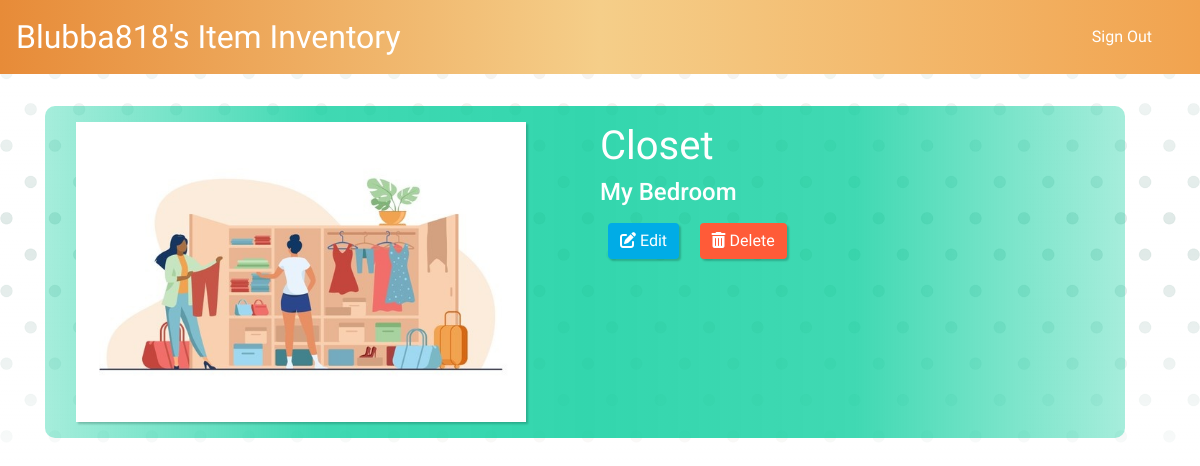
/items/location/1 (signed in), run on the app's committed database.
### items/models.py (models this page shows, shortened)
class Location(models.Model):
    name = models.CharField(max_length=200)
    image = models.ImageField(upload_to='images/', default='images/closet.jpg')
    room_id = models.ForeignKey(Room, on_delete=models.CASCADE)
    created_by = models.ForeignKey(User, on_delete=models.CASCADE)

class Room(models.Model):
    def __str__(self):
        return self.name
    name = models.CharField(max_length=200)
    image = models.ImageField(upload_to='images/', default='images/rooms.jpg')
    created_by = models.ForeignKey(User, on_delete=models.CASCADE)

### items/views.py (the view)
# urls.py: path('location/<int:item_id>', views.location_detail, name='location_detail'),
def location_detail(request, item_id):
    location = Location.objects.get(pk=item_id)
    context = {
        'location': location
    }
    return render(request, 'items/location-detail.html', context)

### items/templates/items/location-detail.html
{% extends 'items/base.html' %}
{% block body %}
    <div class="container">
        <div class="row">
            {% if location.created_by == user %}
            <div class="col-md-6">
                <img src="../../media/{{ location.image }}" height="300px" alt="">
            </div>
            <div class="col-md-6">
                <h1>{{ location.name }}</h1>
                <a href="{% url 'items:rooms' %}" class="item-link"><h4>{{ location.room_id }}</h4></a>
                <a href="{% url 'items:update_location' location.id %}" class="btn btn-primary"><i class="fas fa-edit"></i> Edit</a>
                <a href="{% url 'items:delete_location' location.id %}" class="btn btn-danger"><i class="fas fa-trash-alt"></i> Delete</a>
            </div>
            {% else %}
            <h3>You are not authorized to view this location!</h3>
            {% endif %}
        </div>
    </div>
{% endblock %}

### items/templates/items/base.html (shortened to what this page needs)
{% load static %}
<!doctype html>
<html lang="en">
<head>
    <link rel="stylesheet" href="{% static 'items/main.css' %}">
    <link rel="stylesheet" href="https://cdn.jsdelivr.net/npm/bootstrap@4.6.0/dist/css/bootstrap.min.css">
</head>
<body>
    <nav class="navbar navbar-dark bg-dark">
        <a href="{% url 'items:index' %}" class="navbar-brand">{% if user.is_authenticated %}{{ user.username }}'s{% endif %} Item Inventory</a>
        <div class="navbar">
            {% if user.is_authenticated %}
                <a href="{% url 'logout' %}" class="nav-item nav-link">Sign Out</a>
            {% else %}
                <a href="{% url 'login' %}" class="nav-item nav-link">Sign In</a>
                <a href="{% url 'register' %}" class="nav-item nav-link">Register</a>
            {% endif %}
        </div>
    </nav>
<div class="container">
    {% url 'login' as login %}
    {% url 'logout' as logout %}
    {% url 'register' as register %}
    {% if user.is_authenticated or request.path == login or request.path == logout or request.path == register %}
        {% block body %}
        {% endblock %}
    {% else %}
        <h5 class="page-info">Welcome to Item Inventory! Here, you can create an inventory of the things you own,
            so you never have to wonder where something is again!</h5>
        <h3 class="page-info">Sign in or register using the links above to start!</h3>
    {% endif %}
</div>
</body>
</html>

### items/static/items/main.css (style rules this page uses)
body { background: linear-gradient(rgba(255,255,255,.9), rgba(255,255,255,.25), rgba(255,255,255,.9)), url("../../media/images/bg.png") no-repeat center fixed; background-size: cover; }
h1, h2, h3, .navbar-brand, label, .btn, .navbar a { font-family: 'Patua One', Arial, helvetica, sans-serif; }
.navbar-brand { font-size: 2rem !important; }
h4, h5, h6, p, form { font-family: 'Roboto', Arial, helvetica, sans-serif; }
h4, h5, h6, p { font-weight: bold; }
nav { background: linear-gradient(to right, #e78b38, #f5ce89, #f1a34f); width: 100%; margin: 0 auto; }
.navbar a { color: white !important; }
.container { width: 80%; margin: 0 auto; color: white; }
img { box-shadow: 2px 2px 2px rgba(0,51,38,.25); }
.item-link { color: white; }
.row { width: 100%; margin: 2rem auto; padding: 1rem; display: flex; justify-content: space-around; flex-direction: row; background: linear-gradient(to right, rgba(0,204,153,.35), rgba(0,204,153,.75), rgba(0,204,153,.8), rgba(0,204,153,.75), rgba(0,204,153,.35)); border-radius: 10px; }
.row .btn { margin: .5rem; }
.btn { border: none !important; box-shadow: 2px 2px 2px rgba(0,51,38,.25); }
.btn-primary { background-color: #00ace6 !important; color: white !important; }
.btn-danger { background-color: #ff5b38 !important; color: white !important; }

### data on the page
Location: image (picture), name "Closet", room_id "My Bedroom"

### other printed values
{{ user.username }} "Blubba818"
